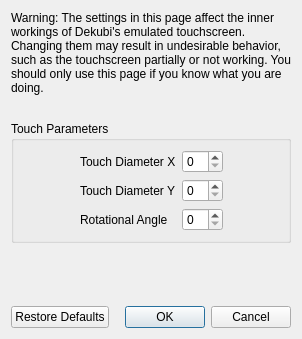
<?xml version="1.0" encoding="UTF-8"?>
<ui version="4.0">
 <class>ConfigureTouchscreenAdvanced</class>
 <widget class="QDialog" name="ConfigureTouchscreenAdvanced">
  <property name="geometry">
   <rect>
    <x>0</x>
    <y>0</y>
    <width>298</width>
    <height>339</height>
   </rect>
  </property>
  <property name="windowTitle">
   <string>Configure Touchscreen</string>
  </property>
  <layout class="QVBoxLayout" name="verticalLayout">
   <item>
    <widget class="QLabel" name="label_2">
     <property name="minimumSize">
      <size>
       <width>280</width>
       <height>0</height>
      </size>
     </property>
     <property name="text">
      <string>Warning: The settings in this page affect the inner workings of Dekubi's emulated touchscreen. Changing them may result in undesirable behavior, such as the touchscreen partially or not working. You should only use this page if you know what you are doing.</string>
     </property>
     <property name="wordWrap">
      <bool>true</bool>
     </property>
    </widget>
   </item>
   <item>
    <spacer name="verticalSpacer_2">
     <property name="orientation">
      <enum>Qt::Vertical</enum>
     </property>
     <property name="sizeType">
      <enum>QSizePolicy::Fixed</enum>
     </property>
     <property name="sizeHint" stdset="0">
      <size>
       <width>20</width>
       <height>20</height>
      </size>
     </property>
    </spacer>
   </item>
   <item>
    <widget class="QGroupBox" name="gridGroupBox">
     <property name="title">
      <string>Touch Parameters</string>
     </property>
     <layout class="QGridLayout" name="gridLayout">
      <item row="0" column="0">
       <spacer name="horizontalSpacer">
        <property name="orientation">
         <enum>Qt::Horizontal</enum>
        </property>
        <property name="sizeHint" stdset="0">
         <size>
          <width>40</width>
          <height>20</height>
         </size>
        </property>
       </spacer>
      </item>
      <item row="1" column="1">
       <widget class="QLabel" name="label_4">
        <property name="text">
         <string>Touch Diameter Y</string>
        </property>
       </widget>
      </item>
      <item row="0" column="3">
       <spacer name="horizontalSpacer_2">
        <property name="orientation">
         <enum>Qt::Horizontal</enum>
        </property>
        <property name="sizeHint" stdset="0">
         <size>
          <width>40</width>
          <height>20</height>
         </size>
        </property>
       </spacer>
      </item>
      <item row="0" column="1">
       <widget class="QLabel" name="label_3">
        <property name="text">
         <string>Touch Diameter X</string>
        </property>
       </widget>
      </item>
      <item row="2" column="1">
       <widget class="QLabel" name="label_5">
        <property name="text">
         <string>Rotational Angle</string>
        </property>
       </widget>
      </item>
      <item row="0" column="2">
       <widget class="QSpinBox" name="diameter_x_box"/>
      </item>
      <item row="1" column="2">
       <widget class="QSpinBox" name="diameter_y_box"/>
      </item>
      <item row="2" column="2">
       <widget class="QSpinBox" name="angle_box"/>
      </item>
     </layout>
    </widget>
   </item>
   <item>
    <spacer name="verticalSpacer">
     <property name="orientation">
      <enum>Qt::Vertical</enum>
     </property>
     <property name="sizeHint" stdset="0">
      <size>
       <width>20</width>
       <height>40</height>
      </size>
     </property>
    </spacer>
   </item>
   <item>
    <layout class="QHBoxLayout" name="horizontalLayout">
     <item>
      <widget class="QPushButton" name="restore_defaults_button">
       <property name="text">
        <string>Restore Defaults</string>
       </property>
      </widget>
     </item>
     <item>
      <widget class="QDialogButtonBox" name="buttonBox">
       <property name="standardButtons">
        <set>QDialogButtonBox::Cancel|QDialogButtonBox::Ok</set>
       </property>
      </widget>
     </item>
    </layout>
   </item>
  </layout>
 </widget>
 <resources/>
 <connections>
  <connection>
   <sender>buttonBox</sender>
   <signal>accepted()</signal>
   <receiver>ConfigureTouchscreenAdvanced</receiver>
   <slot>accept()</slot>
  </connection>
  <connection>
   <sender>buttonBox</sender>
   <signal>rejected()</signal>
   <receiver>ConfigureTouchscreenAdvanced</receiver>
   <slot>reject()</slot>
   </connection>
 </connections>
</ui>
